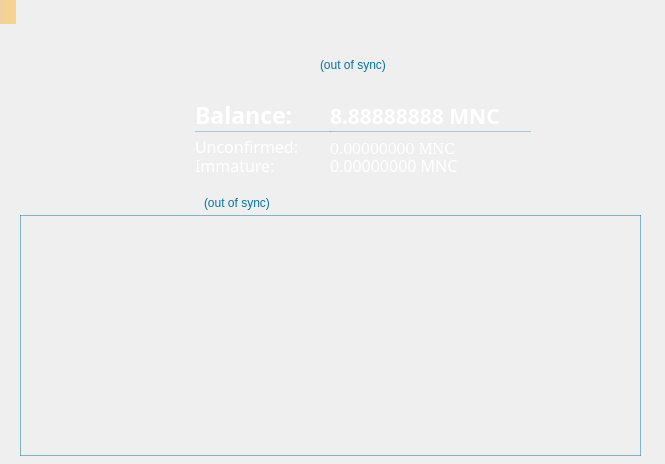
<?xml version="1.0" encoding="UTF-8"?>
<ui version="4.0">
 <class>OverviewPage</class>
 <widget class="QWidget" name="OverviewPage">
  <property name="geometry">
   <rect>
    <x>0</x>
    <y>0</y>
    <width>665</width>
    <height>464</height>
   </rect>
  </property>
  <property name="sizePolicy">
    <sizepolicy hsizetype="Preferred" vsizetype="Preferred">
      <horstretch>0</horstretch>
      <verstretch>0</verstretch>
    </sizepolicy>
  </property>
  <property name="minimumSize">
   <size>
    <width>665</width>
    <height>464</height>
   </size>
  </property>
  <property name="windowTitle">
   <string>Form</string>
  </property>
  <property name="styleSheet">
   <string notr="true"/>
  </property>
  <widget class="QLabel" name="labelAlerts">
   <property name="geometry">
    <rect>
     <x>0</x>
     <y>0</y>
     <width>16</width>
     <height>24</height>
    </rect>
   </property>
   <property name="visible">
    <bool>false</bool>
   </property>
   <property name="styleSheet">
    <string notr="true">background-color: QLinearGradient(x1:0, y1:0, x2:1, y2:0, stop:0 #F0D0A0, stop:1 #F8D488); color:#000000;</string>
   </property>
   <property name="wordWrap">
    <bool>true</bool>
   </property>
   <property name="margin">
    <number>3</number>
   </property>
  </widget>
  <widget class="QLabel" name="labelLogoGraphic">
   <property name="geometry">
    <rect>
     <x>10</x>
     <y>10</y>
     <width>311</width>
     <height>91</height>
    </rect>
   </property>
   <property name="text">
    <string/>
   </property>
   <property name="pixmap">
    <pixmap resource="../mincoin.qrc">:/images/logo</pixmap>
   </property>
  </widget>
  <widget class="QLabel" name="labelWalletStatus">
   <property name="geometry">
    <rect>
     <x>320</x>
     <y>51</y>
     <width>101</width>
     <height>21</height>
    </rect>
   </property>
   <property name="toolTip">
    <string>The displayed information may be out of date. Your wallet automatically synchronizes with the Mincoin network after a connection is established, but this process has not completed yet.</string>
   </property>
   <property name="styleSheet">
    <string notr="true">QLabel { color: #0573A4; }</string>
   </property>
   <property name="text">
    <string notr="true">(out of sync)</string>
   </property>
   <property name="alignment">
    <set>Qt::AlignBottom|Qt::AlignLeading|Qt::AlignLeft</set>
   </property>
   <property name="indent">
    <number>0</number>
   </property>
  </widget>
  <widget class="QLabel" name="labelBalanceText">
   <property name="geometry">
    <rect>
     <x>195</x>
     <y>96</y>
     <width>136</width>
     <height>36</height>
    </rect>
   </property>
   <property name="font">
    <font>
     <family>Droid Sans</family>
     <pointsize>17</pointsize>
     <weight>75</weight>
     <bold>true</bold>
    </font>
   </property>
   <property name="styleSheet">
    <string notr="true">color: #FFFFFF; border: 1px solid rgba(5, 115, 164, 80); border-top: 0px; border-right: 0px; border-left: 0px; border-radius: 0px;</string>
   </property>
   <property name="text">
    <string>Balance:</string>
   </property>
   <property name="alignment">
    <set>Qt::AlignBottom|Qt::AlignLeading|Qt::AlignLeft</set>
   </property>
   <property name="indent">
    <number>0</number>
   </property>
  </widget>
  <widget class="QLabel" name="labelBalanceValue">
   <property name="geometry">
    <rect>
     <x>330</x>
     <y>96</y>
     <width>201</width>
     <height>36</height>
    </rect>
   </property>
   <property name="sizePolicy">
    <sizepolicy hsizetype="Preferred" vsizetype="Preferred">
     <horstretch>0</horstretch>
     <verstretch>0</verstretch>
    </sizepolicy>
   </property>
   <property name="font">
    <font>
     <family>Droid Sans</family>
     <pointsize>16</pointsize>
     <weight>75</weight>
     <bold>true</bold>
    </font>
   </property>
   <property name="cursor">
    <cursorShape>IBeamCursor</cursorShape>
   </property>
   <property name="mouseTracking">
    <bool>true</bool>
   </property>
   <property name="focusPolicy">
    <enum>Qt::NoFocus</enum>
   </property>
   <property name="toolTip">
    <string>Your current balance</string>
   </property>
   <property name="styleSheet">
    <string notr="true">color: #FFFFFF; border: 1px solid rgba(5, 115, 164, 80); border-top: 0px; border-right: 0px; border-left: 0px; border-radius: 0px;</string>
   </property>
   <property name="text">
    <string notr="true">8.88888888 MNC</string>
   </property>
   <property name="scaledContents">
    <bool>false</bool>
   </property>
   <property name="alignment">
    <set>Qt::AlignBottom|Qt::AlignLeading|Qt::AlignLeft</set>
   </property>
   <property name="indent">
    <number>0</number>
   </property>
   <property name="textInteractionFlags">
    <set>Qt::TextSelectableByKeyboard|Qt::TextSelectableByMouse</set>
   </property>
  </widget>
  <widget class="QLabel" name="labelUnconfirmedText">
   <property name="geometry">
    <rect>
     <x>195</x>
     <y>132</y>
     <width>136</width>
     <height>26</height>
    </rect>
   </property>
   <property name="font">
    <font>
     <family>Droid Sans</family>
     <pointsize>12</pointsize>
     <weight>50</weight>
     <bold>false</bold>
     <kerning>true</kerning>
    </font>
   </property>
   <property name="styleSheet">
    <string notr="true">color: #FFFFFF;</string>
   </property>
   <property name="text">
    <string>Unconfirmed:</string>
   </property>
   <property name="alignment">
    <set>Qt::AlignBottom|Qt::AlignLeading|Qt::AlignLeft</set>
   </property>
   <property name="indent">
    <number>0</number>
   </property>
  </widget>
  <widget class="QLabel" name="labelUnconfirmedValue">
   <property name="geometry">
    <rect>
     <x>330</x>
     <y>132</y>
     <width>196</width>
     <height>26</height>
    </rect>
   </property>
   <property name="font">
    <font>
     <family>Droid Sans [unknown]</family>
     <pointsize>12</pointsize>
     <weight>50</weight>
     <bold>false</bold>
    </font>
   </property>
   <property name="cursor">
    <cursorShape>IBeamCursor</cursorShape>
   </property>
   <property name="mouseTracking">
    <bool>true</bool>
   </property>
   <property name="focusPolicy">
    <enum>Qt::NoFocus</enum>
   </property>
   <property name="toolTip">
    <string>Total of transactions that have yet to be confirmed, and do not yet count toward the current balance</string>
   </property>
   <property name="styleSheet">
    <string notr="true">color: #FFFFFF;</string>
   </property>
   <property name="text">
    <string notr="true">0.00000000 MNC</string>
   </property>
   <property name="alignment">
    <set>Qt::AlignBottom|Qt::AlignLeading|Qt::AlignLeft</set>
   </property>
   <property name="indent">
    <number>0</number>
   </property>
   <property name="textInteractionFlags">
    <set>Qt::TextSelectableByKeyboard|Qt::TextSelectableByMouse</set>
   </property>
  </widget>
  <widget class="QLabel" name="labelImmatureText">
   <property name="geometry">
    <rect>
     <x>195</x>
     <y>151</y>
     <width>136</width>
     <height>26</height>
    </rect>
   </property>
   <property name="font">
    <font>
     <family>Droid Sans</family>
     <pointsize>12</pointsize>
     <weight>50</weight>
     <bold>false</bold>
     <kerning>true</kerning>
    </font>
   </property>
   <property name="styleSheet">
    <string notr="true">color: #FFFFFF;</string>
   </property>
   <property name="text">
    <string>Immature:</string>
   </property>
   <property name="alignment">
    <set>Qt::AlignBottom|Qt::AlignLeading|Qt::AlignLeft</set>
   </property>
   <property name="indent">
    <number>0</number>
   </property>
  </widget>
  <widget class="QLabel" name="labelImmatureValue">
   <property name="geometry">
    <rect>
     <x>330</x>
     <y>151</y>
     <width>196</width>
     <height>26</height>
    </rect>
   </property>
   <property name="font">
    <font>
     <family>Droid Sans</family>
     <pointsize>12</pointsize>
     <weight>50</weight>
     <bold>false</bold>
    </font>
   </property>
   <property name="cursor">
    <cursorShape>IBeamCursor</cursorShape>
   </property>
   <property name="mouseTracking">
    <bool>true</bool>
   </property>
   <property name="focusPolicy">
    <enum>Qt::NoFocus</enum>
   </property>
   <property name="toolTip">
    <string>Mined balance that has not yet matured</string>
   </property>
   <property name="styleSheet">
    <string notr="true">color: #FFFFFF;</string>
   </property>
   <property name="text">
    <string notr="true">0.00000000 MNC</string>
   </property>
   <property name="alignment">
    <set>Qt::AlignBottom|Qt::AlignLeading|Qt::AlignLeft</set>
   </property>
   <property name="indent">
    <number>0</number>
   </property>
   <property name="textInteractionFlags">
    <set>Qt::LinksAccessibleByMouse|Qt::TextSelectableByKeyboard|Qt::TextSelectableByMouse</set>
   </property>
  </widget>
  <widget class="QLabel" name="labelBackgroundImage">
   <property name="enabled">
    <bool>true</bool>
   </property>
   <property name="geometry">
    <rect>
     <x>0</x>
     <y>0</y>
     <width>1280</width>
     <height>1024</height>
    </rect>
   </property>
   <property name="text">
    <string/>
   </property>
   <property name="pixmap">
    <pixmap resource="../mincoin.qrc">:/images/background_img</pixmap>
   </property>
   <property name="alignment">
    <set>Qt::AlignLeading|Qt::AlignLeft|Qt::AlignTop</set>
   </property>
  </widget>
  <widget class="QLabel" name="labelTransactionsTitle">
   <property name="geometry">
    <rect>
     <x>20</x>
     <y>189</y>
     <width>181</width>
     <height>31</height>
    </rect>
   </property>
   <property name="minimumSize">
    <size>
     <width>0</width>
     <height>0</height>
    </size>
   </property>
   <property name="font">
    <font>
     <family>Droid Sans</family>
     <pointsize>18</pointsize>
     <weight>75</weight>
     <bold>true</bold>
    </font>
   </property>
   <property name="mouseTracking">
    <bool>true</bool>
   </property>
   <property name="autoFillBackground">
    <bool>false</bool>
   </property>
   <property name="styleSheet">
    <string notr="true">background-color: transparent; color: rgb(5, 115, 164);</string>
   </property>
   <property name="frameShadow">
    <enum>QFrame::Sunken</enum>
   </property>
   <property name="lineWidth">
    <number>1</number>
   </property>
   <property name="text">
    <string/>
   </property>
   <property name="pixmap">
    <pixmap resource="../mincoin.qrc">:/images/recenttx_title</pixmap>
   </property>
   <property name="alignment">
    <set>Qt::AlignLeading|Qt::AlignLeft|Qt::AlignTop</set>
   </property>
   <property name="margin">
    <number>2</number>
   </property>
   <property name="indent">
    <number>0</number>
   </property>
  </widget>
  <widget class="QLabel" name="labelTransactionsStatus">
   <property name="geometry">
    <rect>
     <x>204</x>
     <y>192</y>
     <width>91</width>
     <height>21</height>
    </rect>
   </property>
   <property name="toolTip">
    <string>The displayed information may be out of date. Your wallet automatically synchronizes with the Mincoin network after a connection is established, but this process has not completed yet.</string>
   </property>
   <property name="styleSheet">
    <string notr="true">QLabel { color: #0573A4; }</string>
   </property>
   <property name="text">
    <string notr="true">(out of sync)</string>
   </property>
   <property name="alignment">
    <set>Qt::AlignLeading|Qt::AlignLeft|Qt::AlignVCenter</set>
   </property>
  </widget>
  <widget class="QFrame" name="frame_2">
   <property name="geometry">
    <rect>
     <x>20</x>
     <y>215</y>
     <width>621</width>
     <height>241</height>
    </rect>
   </property>
   <property name="styleSheet">
    <string notr="true">background: url(:/images/background_img); border: 1px solid rgba(5, 115, 164, 120); padding-top: 5px; padding-bottom: 5px; padding-left: 10px; padding-right: 10px;</string>
   </property>
   <property name="frameShape">
    <enum>QFrame::StyledPanel</enum>
   </property>
   <property name="frameShadow">
    <enum>QFrame::Raised</enum>
   </property>
   <layout class="QVBoxLayout" name="verticalLayout">
    <item>
     <widget class="QListView" name="listTransactions">
      <property name="sizePolicy">
       <sizepolicy hsizetype="Preferred" vsizetype="Preferred">
        <horstretch>0</horstretch>
        <verstretch>0</verstretch>
       </sizepolicy>
      </property>
      <property name="minimumSize">
       <size>
        <width>0</width>
        <height>0</height>
       </size>
      </property>
      <property name="styleSheet">
       <string notr="true">background: transparent; border: 0px;</string>
      </property>
      <property name="frameShape">
       <enum>QFrame::NoFrame</enum>
      </property>
      <property name="verticalScrollBarPolicy">
       <enum>Qt::ScrollBarAlwaysOff</enum>
      </property>
      <property name="horizontalScrollBarPolicy">
       <enum>Qt::ScrollBarAlwaysOff</enum>
      </property>
      <property name="selectionMode">
       <enum>QAbstractItemView::NoSelection</enum>
      </property>
     </widget>
    </item>
   </layout>
  </widget>
  <widget class="QPushButton" name="btnWebsiteLogo">
   <property name="geometry">
    <rect>
     <x>580</x>
     <y>10</y>
     <width>81</width>
     <height>21</height>
    </rect>
   </property>
   <property name="sizePolicy">
    <sizepolicy hsizetype="Preferred" vsizetype="Preferred">
     <horstretch>0</horstretch>
     <verstretch>0</verstretch>
    </sizepolicy>
   </property>
   <property name="cursor">
    <cursorShape>ArrowCursor</cursorShape>
   </property>
   <property name="mouseTracking">
    <bool>true</bool>
   </property>
   <property name="focusPolicy">
    <enum>Qt::NoFocus</enum>
   </property>
   <property name="toolTip">
    <string>Visit http://mincoin.io</string>
   </property>
   <property name="styleSheet">
    <string notr="true">QPushButton
{
  border-width: 0px;
  background-color: transparent;
}

QPushButton:pressed
{
  background-color: QLinearGradient(x1:0, y1:0, x2:0, y2:1, stop:0 #303035, stop:1 #484846);
}

QPushButton:hover
{
  border: 1px solid #78879B;
  border-radius: 3px;
}
</string>
   </property>
   <property name="icon">
    <iconset resource="../mincoin.qrc">
     <normaloff>:/images/site_logo</normaloff>:/images/site_logo</iconset>
   </property>
   <property name="iconSize">
    <size>
     <width>135</width>
     <height>28</height>
    </size>
   </property>
   <property name="flat">
    <bool>true</bool>
   </property>
  </widget>
  <zorder>labelBackgroundImage</zorder>
  <zorder>labelAlerts</zorder>
  <zorder>labelLogoGraphic</zorder>
  <zorder>labelWalletStatus</zorder>
  <zorder>labelBalanceText</zorder>
  <zorder>labelBalanceValue</zorder>
  <zorder>labelUnconfirmedText</zorder>
  <zorder>labelUnconfirmedValue</zorder>
  <zorder>labelImmatureText</zorder>
  <zorder>labelImmatureValue</zorder>
  <zorder>labelTransactionsTitle</zorder>
  <zorder>labelTransactionsStatus</zorder>
  <zorder>frame_2</zorder>
  <zorder>btnWebsiteLogo</zorder>
 </widget>
 <resources>
  <include location="../mincoin.qrc"/>
 </resources>
 <connections/>
 <designerdata>
  <property name="gridDeltaX">
   <number>5</number>
  </property>
  <property name="gridDeltaY">
   <number>5</number>
  </property>
  <property name="gridSnapX">
   <bool>true</bool>
  </property>
  <property name="gridSnapY">
   <bool>true</bool>
  </property>
  <property name="gridVisible">
   <bool>true</bool>
  </property>
 </designerdata>
</ui>
